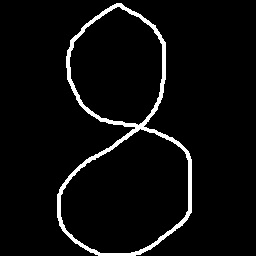
#> input picture 8.jpg, 256 x 256 px
$ python Morfoloji.py
#> lines starting #> are read from the running program, lines starting #| are printed output that depends on the picture; after the words box and inside, x2 and y2 are one past the last pixel; in counts of white or black regions, pixels touching at a corner belong together; pictures that were not available may be replaced by others from this repository, and a replacement may not be noted
import cv2
import numpy as np

'''
# 8.jpg resmini dosya içerisinden okuma
img = cv2.imread('8.jpg', cv2.IMREAD_GRAYSCALE)

# Erosion (aşındırma) fonksiyonunu kullanarak 8a.jpg resmini oluşturma
kernel = np.ones((3,3),np.uint8)
img_a = cv2.erode(img, kernel, iterations = 1)

# Dilation (yayma) fonksiyonunu kullanarak 8b.jpg resmini oluşturma
img_b = cv2.dilate(img, kernel, iterations = 1)

# 8a ve 8b resimlerini dosyaya kaydet
cv2.imwrite('8a.jpg', img_a)
cv2.imwrite('8b.jpg', img_b)
'''

# Resimleri yükleme
img = cv2.imread('8.jpg')
#> img is the input picture: shape (256, 256, 3); min 0, max 255, mean 11.6
#> slider 'Operation' is set to 2
img_a = cv2.imread('8a.jpg')
img_b = cv2.imread('8b.jpg')

# Boş bir pencere oluşturma
cv2.namedWindow('Morphology Operations')

# Operasyon isimleri
operation_names = ['Erosion', 'Dilation', 'Opening', 'Closing', 'Gradient', 'Top Hat', 'Black Hat']

# Morfolojik işlemleri uygulayan fonksiyon
def apply_morphology(morph_type, kernel_size):
    # Morfolojik işlem seçenekleri
#> called with morph_type = 0, kernel_size = 1
    morph_ops = {
        0: cv2.MORPH_ERODE,
        1: cv2.MORPH_DILATE,
        2: cv2.MORPH_OPEN,
        3: cv2.MORPH_CLOSE,
        4: cv2.MORPH_GRADIENT,
        5: cv2.MORPH_TOPHAT,
        6: cv2.MORPH_BLACKHAT
    }

    # Seçilen morfolojik işlemi uygulama
    morphed_img = cv2.morphologyEx(img, morph_ops[morph_type], np.ones((kernel_size, kernel_size), np.uint8))
    morphed_img_a = cv2.morphologyEx(img_a, morph_ops[morph_type], np.ones((kernel_size, kernel_size), np.uint8))
    morphed_img_b = cv2.morphologyEx(img_b, morph_ops[morph_type], np.ones((kernel_size, kernel_size), np.uint8))

    # Görsellerin isimlerini yazma
    cv2.putText(morphed_img, '8', (10, 30), cv2.FONT_HERSHEY_SIMPLEX, 1, (255, 255, 255), 2)
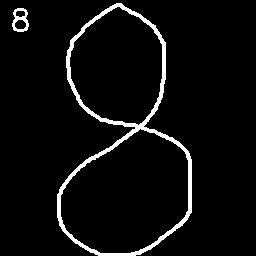
#> morphed_img: shape (256, 256, 3); 0.31% of pixels changed, all inside (x1, y1, x2, y2) = (12, 8, 29, 32)
    cv2.putText(morphed_img_a, '8a', (10, 30), cv2.FONT_HERSHEY_SIMPLEX, 1, (255, 255, 255), 2)
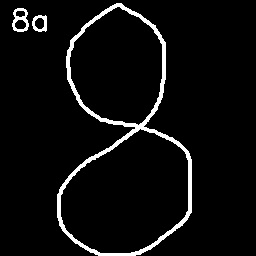
#> morphed_img_a: shape (256, 256, 3); 0.52% of pixels changed, all inside (x1, y1, x2, y2) = (12, 8, 47, 32)
    cv2.putText(morphed_img_b, '8b', (10, 30), cv2.FONT_HERSHEY_SIMPLEX, 1, (255, 255, 255), 2)
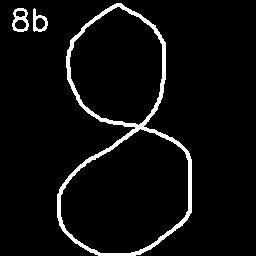
#> morphed_img_b: shape (256, 256, 3); 0.55% of pixels changed, all inside (x1, y1, x2, y2) = (12, 8, 48, 32)

    # Sonuçları görselleştirme
    cv2.imshow('Morphology Operations', np.hstack([morphed_img, morphed_img_a, morphed_img_b]))
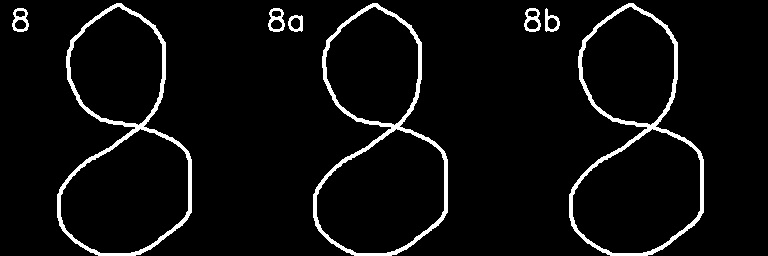
#> window 'Morphology Operations': shape (256, 768, 3); min 0, max 255, mean 12.7
    cv2.waitKey(1)

# Trackbar değerlerini almak için boş bir fonksiyon tanımlama
def nothing(x):
    pass

# Trackbar'ları oluşturma
cv2.createTrackbar('Operation', 'Morphology Operations', 0, len(operation_names)-1, nothing)
cv2.createTrackbar('KernelSize', 'Morphology Operations', 1, 21, nothing)

# İlk morfolojik işlemi uygulama
apply_morphology(0, 1)

while True:
    # Trackbar değerlerini alma
    morph_type = cv2.getTrackbarPos('Operation', 'Morphology Operations')
    kernel_size = cv2.getTrackbarPos('KernelSize', 'Morphology Operations')

    # Morfolojik işlemi uygulama
    apply_morphology(morph_type, kernel_size)

    # Trackbar değerini operasyon ismine dönüştürme
    operation_name = operation_names[morph_type]

    # Pencere başlığına operasyon ismini ekleme
    cv2.setWindowTitle('Morphology Operations', f'Operation: {operation_name} (Kernel Size: {kernel_size})')

    # q tuşuna basılana kadar bekleme
    if cv2.waitKey(1) & 0xFF == ord('q'):
#> (key q is pressed here)
        break

cv2.destroyAllWindows()
